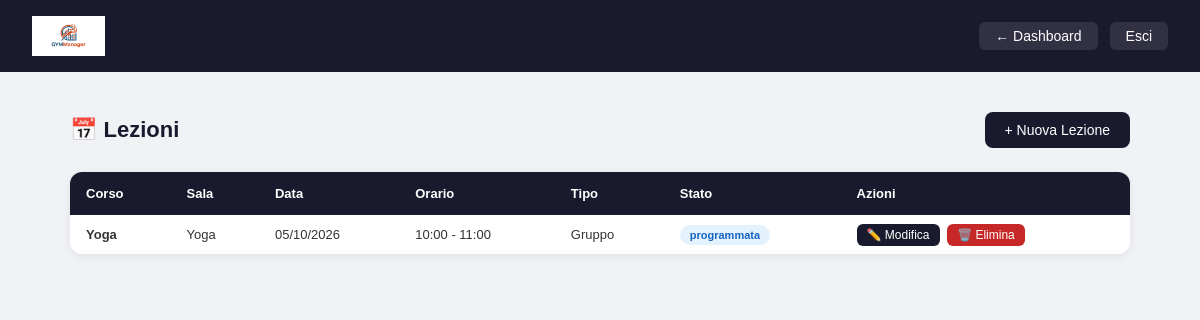
The page /palestra/pages/lezioni.php (signed in) on the database its author committed.
### tables this page shows
CREATE TABLE `lezione` (
  `id_lezione` int(11) NOT NULL,
  `id_corso` int(11) NOT NULL,
  `id_sala` int(11) NOT NULL,
  `data` date NOT NULL,
  `ora_inizio` time NOT NULL,
  `ora_fine` time NOT NULL,
  `tipo_lezione` varchar(50) DEFAULT NULL,
  `note` text DEFAULT NULL,
  `stato` enum('programmata','in_corso','completata','annullata') NOT NULL DEFAULT 'programmata'
);

CREATE TABLE `corso` (
  `id_corso` int(11) NOT NULL,
  `nome` varchar(100) NOT NULL,
  `descrizione` text DEFAULT NULL,
  `livello` enum('principiante','intermedio','avanzato') NOT NULL,
  `durata_minuti` int(11) NOT NULL,
  `max_partecipanti` int(11) NOT NULL,
  `stato` enum('attivo','sospeso','terminato') NOT NULL DEFAULT 'attivo'
);

CREATE TABLE `sala` (
  `id_sala` int(11) NOT NULL,
  `nome` varchar(100) NOT NULL,
  `tipologia` varchar(50) DEFAULT NULL,
  `capienza_max` int(11) NOT NULL,
  `stato` enum('disponibile','in_manutenzione','chiusa') NOT NULL DEFAULT 'disponibile',
  `data_ultima_manutenzione` date DEFAULT NULL
);

### palestra/pages/lezioni.php (the view, shortened to what this page needs)
<?php
require_once "../config/db.php";
$lezioni = $pdo->query("
    SELECT L.id_lezione, L.data, L.ora_inizio, L.ora_fine,
           L.tipo_lezione, L.stato, L.note,
           C.nome AS corso, S.nome AS sala
    FROM LEZIONE L
    JOIN CORSO C ON L.id_corso = C.id_corso
    JOIN SALA S ON L.id_sala = S.id_sala
    ORDER BY L.data DESC, L.ora_inizio
")->fetchAll();
?>
<!DOCTYPE html>
<html lang="it">
<head>
</head>
<body>
<div class="navbar">
    <img src="../assets/logo.jpg" style="height:40px;">
    <div style="display:flex; gap:12px;">
        <a href="dashboard.php">← Dashboard</a>
        <a href="../logout.php">Esci</a>
    </div>
</div>
<div class="contenuto">
    <div class="intestazione">
        <h2>📅 Lezioni</h2>
        <a class="btn" href="nuova_lezione.php">+ Nuova Lezione</a>
    </div>
    <table>
        <thead>
            <tr>
                <th>Corso</th>
                <th>Sala</th>
                <th>Data</th>
                <th>Orario</th>
                <th>Tipo</th>
                <th>Stato</th>
                <th>Azioni</th>
            </tr>
        </thead>
        <tbody>
            <?php if(empty($lezioni)): ?>
            <tr>
                <td colspan="7" class="nessun-record">Nessuna lezione ancora!</td>
            </tr>
            <?php else: ?>
            <?php foreach($lezioni as $l): ?>
            <tr>
                <td><strong><?= htmlspecialchars($l['corso']) ?></strong></td>
                <td><?= htmlspecialchars($l['sala']) ?></td>
                <td><?= date('d/m/Y', strtotime($l['data'])) ?></td>
                <td><?= substr($l['ora_inizio'],0,5) ?> - <?= substr($l['ora_fine'],0,5) ?></td>
                <td><?= htmlspecialchars($l['tipo_lezione'] ?? '—') ?></td>
                <td>
                    <span class="badge <?= $l['stato'] ?>">
                        <?= $l['stato'] ?>
                    </span>
                </td>
                <td>
                    <a class="btn-modifica" href="modifica_lezione.php?id=<?= $l['id_lezione'] ?>">✏️ Modifica</a>
                    <a class="btn-elimina" href="elimina_lezione.php?id=<?= $l['id_lezione'] ?>" onclick="return confirm('Sei sicuro di voler eliminare questa lezione?')">🗑️ Elimina</a>
                </td>
            </tr>
            <?php endforeach; ?>
            <?php endif; ?>
        </tbody>
    </table>
</div>
</body>
</html>

### palestra/pages/lezioni.php (style rules this page uses)
* { margin: 0; padding: 0; box-sizing: border-box; }
body { font-family: Arial, sans-serif; background: #f0f2f5; }
.navbar { background: #1a1a2e; color: white; padding: 16px 32px; display: flex; justify-content: space-between; align-items: center; }
.navbar a { color: white; text-decoration: none; font-size: 14px; background: rgba(255,255,255,0.1); padding: 6px 16px; border-radius: 6px; }
.contenuto { max-width: 1100px; margin: 40px auto; padding: 0 20px; }
.intestazione { display: flex; justify-content: space-between; align-items: center; margin-bottom: 24px; }
.intestazione h2 { font-size: 22px; color: #1a1a2e; }
.btn { background: #1a1a2e; color: white; padding: 10px 20px; border-radius: 8px; text-decoration: none; font-size: 14px; }
table { width: 100%; background: white; border-radius: 12px; box-shadow: 0 2px 8px rgba(0,0,0,0.07); border-collapse: collapse; overflow: hidden; }
th { background: #1a1a2e; color: white; padding: 14px 16px; text-align: left; font-size: 13px; }
td { padding: 12px 16px; font-size: 13px; border-bottom: 1px solid #f0f2f5; color: #333; }
tr:last-child td { border-bottom: none; }
.badge { padding: 4px 10px; border-radius: 20px; font-size: 11px; font-weight: bold; }
.badge.programmata { background: #e3f2fd; color: #1565c0; }
.btn-modifica { background: #1a1a2e; color: white; padding: 4px 10px; border-radius: 6px; text-decoration: none; font-size: 12px; }
.btn-elimina { background: #c62828; color: white; padding: 4px 10px; border-radius: 6px; text-decoration: none; font-size: 12px; margin-left: 4px; }

### rows shown on the page
lezione: id_corso.nome "Yoga", id_sala.nome "Yoga", data "05/10/2026", ora_inizio "10:00", ora_fine "11:00", tipo_lezione "Gruppo", stato "programmata"
